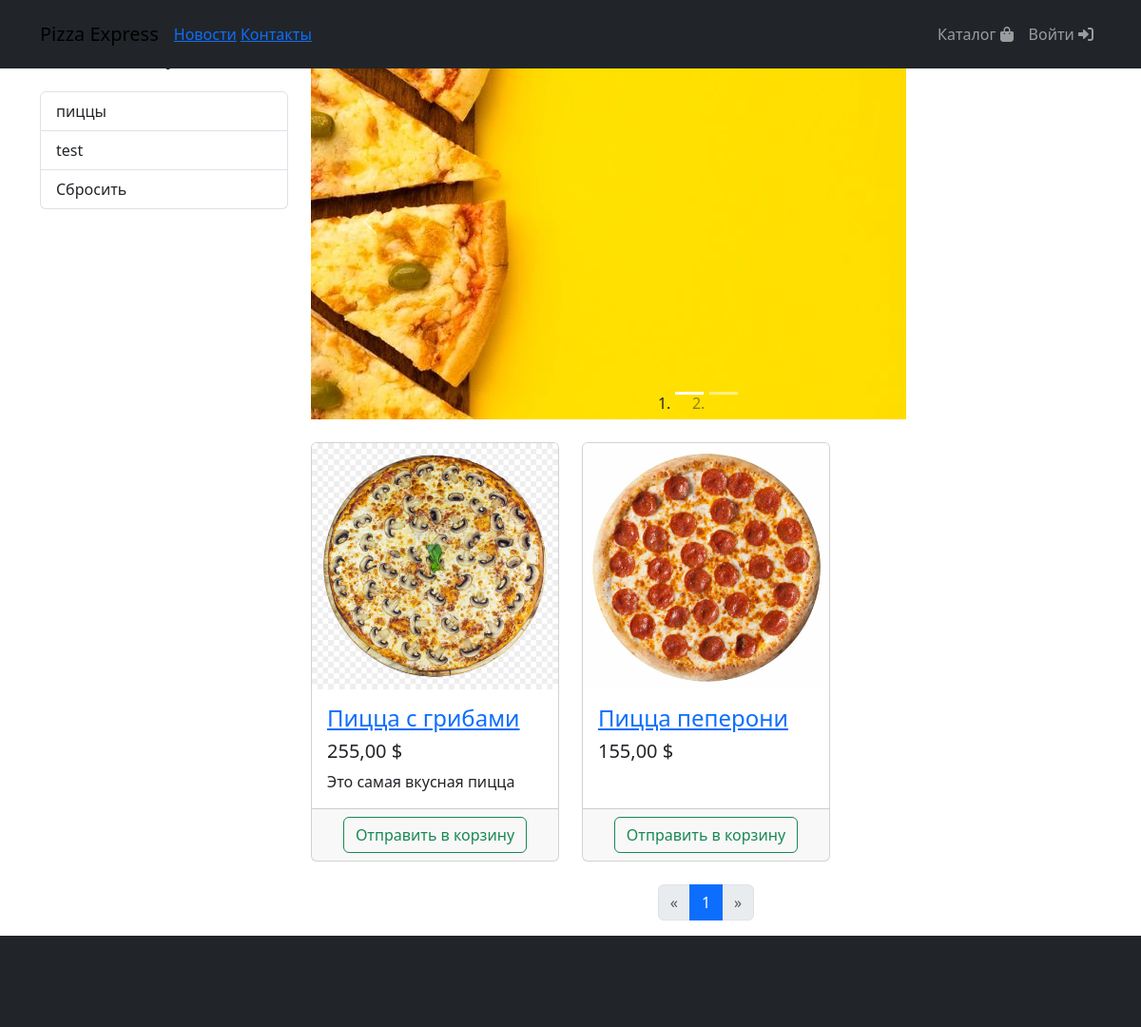
Screenshot of /products/ with the database file from the repository.
### products/models.py (models this page shows, shortened)
class ProductCategory(models.Model):
    name = models.CharField(max_length=128)
    description = models.TextField(null=True, blank=True)
    class Meta:
        verbose_name = 'Категории'
        verbose_name_plural = 'Категория'

class Slider(models.Model):
    name = models.CharField(max_length=128)
    image = models.ImageField(upload_to='slide_images')

class Product(models.Model):
    name = models.CharField(max_length=256)
    description = models.TextField(null=True, blank=True)
    price = models.DecimalField(max_digits=6, decimal_places=2)
    quantity = models.PositiveIntegerField(default=0)
    image = models.ImageField(upload_to='products_images')
    category = models.ForeignKey('products.ProductCategory', on_delete=models.CASCADE)
    class Meta:
        verbose_name = 'Продукт'
        verbose_name_plural = 'Продукты'

### products/views.py (the view)
# urls.py: path('', products, name='index'),
def products(request, category_id=None, page_number=1):
  products = Product.objects.filter(category_id = category_id) if category_id else Product.objects.all()
  per_page = 3
  paginator = Paginator(products, per_page)
  products_paginator = paginator.page(page_number)
  context = {
    'categories': ProductCategory.objects.all(),
    'sliders': Slider.objects.all(),
    'products': products_paginator
  }
  return render(request, 'products/products.html', context )

### products/templates/products/products.html (shortened to what this page needs)
{% extends 'products/base.html' %} {% load static %}
{% block css %}
    <link href="{% static 'css/main' %}" rel="stylesheet" />
{% endblock %}
{% block content %}
<div class="main">
	<div class="container">
		<div class="row">
			<div class="col-lg-3">
				<h1 class="my-4">Категории</h1>
				<div class="list-group">
					{% for category in categories %}
					<a
						href="{% url 'products:category' category.id %}"
						class="list-group-item"
					>
						{{ category.name }}
					</a>
					{% endfor %}
					<a class="list-group-item" href="{% url 'products:index' %}"
						>Сбросить</a
					>
				</div>
			</div>
			<div class="col-lg-9">
				<div
					id="carouselExampleIndicators"
					class="carousel slide my-4"
					data-ride="carousel"
				>
					<ol class="carousel-indicators">
						{% for slider in sliders %}
						<li
							data-bs-target="#carouselExampleIndicators"
							data-bs-slide-to="{{ forloop.counter0 }}"
							class="{% if forloop.first %}active{% endif %}"
						></li>
						{% endfor %}
					</ol>
					<div class="carousel-inner" role="listbox">
						{% for slider in sliders %}
						<div class="carousel-item {% if forloop.first %}active{% endif %}">
							<img
								class="slide-img"
								src="{{ slider.image.url }}"
								alt="{{ slider.name }}"
							/>
						</div>
						{% endfor %}
					</div>
					<button
						class="carousel-control-prev"
						type="button"
						data-bs-target="#carouselExampleIndicators"
						data-bs-slide="prev"
					>
						<span class="carousel-control-prev-icon" aria-hidden="true"></span>
					</button>
					<button
						class="carousel-control-next"
						type="button"
						data-bs-target="#carouselExampleIndicators"
						data-bs-slide="next"
					>
						<span class="carousel-control-next-icon" aria-hidden="true"></span>
					</button>
				</div>
				<div class="row">
					{% for product in products %}
					<div class="col-lg-4 col-md-6 mb-4">
						<div class="card h-100">
							<a href="#">
								<img
									class="card-img-top"
									alt=""
									src="{{ product.image.url }}"
								/>
							</a>
							<div class="card-body">
								<h4 class="card-title">
									<a href="#">{{ product.name }}</a>
								</h4>
								<h5>{{ product.price }} $</h5>
								<p class="card-text">{{ product.description }}</p>
							</div>
							<div class="card-footer text-center">
								<a
									class="btn btn-outline-success"
									href="{% url 'products:basket_add' product.id %}"
								>
									Отправить в корзину
								</a>
							</div>
						</div>
					</div>
					{% endfor %}
				</div>
				<nav aria-label="Page navigation example">
					<ul class="pagination justify-content-center">
						<li
							class="page-item {% if not products.has_previous %}disabled{% endif %}"
						>
							<a
								class="page-link"
								href="{% if products.has_previous %}{% url 'products:paginator' products.previous_page_number %}{% else %}#{% endif %}"
							>
								&laquo;
							</a>
						</li>
						{% for page in products.paginator.page_range %}
						<li
							class="page-item {% if products.number == page %}active{% endif %}"
						>
							<a class="page-link" href="{% url 'products:paginator' page %}"
								>{{ page }}</a
							>
						</li>
						{% endfor %}
						<li
							class="page-item {% if not products.has_next %}disabled{% endif %}"
						>
							<a
								class="page-link"
								href="{% if products.has_next %}{% url 'products:paginator' products.next_page_number %}{% else %}#{% endif %}"
							>
								&raquo;
							</a>
						</li>
					</ul>
				</nav>
			</div>
		</div>
	</div>
	{% block footer %}
	<footer class="py-5 bg-dark">
	</footer>
	{% endblock %}
</div>
{% endblock %}

### rows the page displays
ProductCategory: name "пиццы"
ProductCategory: name "test"
Slider: image (picture)
Product: image (picture), name "Пицца с грибами", price "255,00", description "Это самая вкусная пицца"
Product: image (picture), name "Пицца пеперони", price "155,00"

### other values shown
{{ page }} "1"
